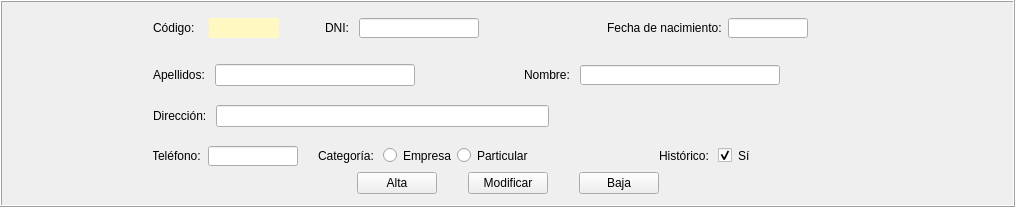
            <widget class="QFrame" name="frameFormulario">
             <property name="sizePolicy">
              <sizepolicy hsizetype="Fixed" vsizetype="Ignored">
               <horstretch>1</horstretch>
               <verstretch>2</verstretch>
              </sizepolicy>
             </property>
             <property name="minimumSize">
              <size>
               <width>400</width>
               <height>20</height>
              </size>
             </property>
             <property name="maximumSize">
              <size>
               <width>2048</width>
               <height>300</height>
              </size>
             </property>
             <property name="layoutDirection">
              <enum>Qt::LeftToRight</enum>
             </property>
             <property name="styleSheet">
              <string notr="true">border-color: rgb(255, 253, 225);</string>
             </property>
             <property name="frameShape">
              <enum>QFrame::Box</enum>
             </property>
             <property name="frameShadow">
              <enum>QFrame::Raised</enum>
             </property>
             <layout class="QGridLayout" name="formulario_2">
              <item row="0" column="2">
               <spacer name="horizontalSpacer_15">
                <property name="orientation">
                 <enum>Qt::Horizontal</enum>
                </property>
                <property name="sizeHint" stdset="0">
                 <size>
                  <width>120</width>
                  <height>20</height>
                 </size>
                </property>
               </spacer>
              </item>
              <item row="0" column="0">
               <spacer name="horizontalSpacer_11">
                <property name="orientation">
                 <enum>Qt::Horizontal</enum>
                </property>
                <property name="sizeHint" stdset="0">
                 <size>
                  <width>120</width>
                  <height>20</height>
                 </size>
                </property>
               </spacer>
              </item>
              <item row="1" column="1">
               <layout class="QHBoxLayout" name="horizontalLayout_2">
                <property name="spacing">
                 <number>1</number>
                </property>
                <property name="sizeConstraint">
                 <enum>QLayout::SetDefaultConstraint</enum>
                </property>
                <item>
                 <spacer name="horizontalSpacer_4">
                  <property name="orientation">
                   <enum>Qt::Horizontal</enum>
                  </property>
                  <property name="sizeHint" stdset="0">
                   <size>
                    <width>40</width>
                    <height>20</height>
                   </size>
                  </property>
                 </spacer>
                </item>
                <item>
                 <widget class="QPushButton" name="btnAlta">
                  <property name="minimumSize">
                   <size>
                    <width>75</width>
                    <height>20</height>
                   </size>
                  </property>
                  <property name="maximumSize">
                   <size>
                    <width>80</width>
                    <height>16777215</height>
                   </size>
                  </property>
                  <property name="text">
                   <string>Alta</string>
                  </property>
                 </widget>
                </item>
                <item>
                 <spacer name="horizontalSpacer_5">
                  <property name="orientation">
                   <enum>Qt::Horizontal</enum>
                  </property>
                  <property name="sizeType">
                   <enum>QSizePolicy::Fixed</enum>
                  </property>
                  <property name="sizeHint" stdset="0">
                   <size>
                    <width>30</width>
                    <height>20</height>
                   </size>
                  </property>
                 </spacer>
                </item>
                <item>
                 <widget class="QPushButton" name="btnMod">
                  <property name="minimumSize">
                   <size>
                    <width>75</width>
                    <height>20</height>
                   </size>
                  </property>
                  <property name="maximumSize">
                   <size>
                    <width>80</width>
                    <height>16777215</height>
                   </size>
                  </property>
                  <property name="text">
                   <string>Modificar</string>
                  </property>
                 </widget>
                </item>
                <item>
                 <spacer name="horizontalSpacer_6">
                  <property name="orientation">
                   <enum>Qt::Horizontal</enum>
                  </property>
                  <property name="sizeType">
                   <enum>QSizePolicy::Fixed</enum>
                  </property>
                  <property name="sizeHint" stdset="0">
                   <size>
                    <width>30</width>
                    <height>20</height>
                   </size>
                  </property>
                 </spacer>
                </item>
                <item>
                 <widget class="QPushButton" name="btnBaja">
                  <property name="minimumSize">
                   <size>
                    <width>75</width>
                    <height>20</height>
                   </size>
                  </property>
                  <property name="maximumSize">
                   <size>
                    <width>80</width>
                    <height>16777215</height>
                   </size>
                  </property>
                  <property name="text">
                   <string>Baja</string>
                  </property>
                 </widget>
                </item>
                <item>
                 <spacer name="horizontalSpacer_7">
                  <property name="orientation">
                   <enum>Qt::Horizontal</enum>
                  </property>
                  <property name="sizeHint" stdset="0">
                   <size>
                    <width>40</width>
                    <height>20</height>
                   </size>
                  </property>
                 </spacer>
                </item>
               </layout>
              </item>
              <item row="0" column="1">
               <layout class="QGridLayout" name="gridLayout_3">
                <property name="sizeConstraint">
                 <enum>QLayout::SetMinimumSize</enum>
                </property>
                <item row="0" column="0">
                 <layout class="QGridLayout" name="firstFormulario">
                  <item row="0" column="3">
                   <spacer name="horizontalSpacer_19">
                    <property name="orientation">
                     <enum>Qt::Horizontal</enum>
                    </property>
                    <property name="sizeHint" stdset="0">
                     <size>
                      <width>40</width>
                      <height>20</height>
                     </size>
                    </property>
                   </spacer>
                  </item>
                  <item row="0" column="9">
                   <widget class="QLabel" name="lblData">
                    <property name="text">
                     <string>Fecha de nacimiento:</string>
                    </property>
                   </widget>
                  </item>
                  <item row="0" column="8">
                   <spacer name="horizontalSpacer_20">
                    <property name="orientation">
                     <enum>Qt::Horizontal</enum>
                    </property>
                    <property name="sizeHint" stdset="0">
                     <size>
                      <width>40</width>
                      <height>20</height>
                     </size>
                    </property>
                   </spacer>
                  </item>
                  <item row="0" column="4">
                   <widget class="QLabel" name="lblDNI">
                    <property name="text">
                     <string>DNI: </string>
                    </property>
                   </widget>
                  </item>
                  <item row="0" column="1">
                   <widget class="QLabel" name="lblCodigo">
                    <property name="minimumSize">
                     <size>
                      <width>50</width>
                      <height>0</height>
                     </size>
                    </property>
                    <property name="text">
                     <string>Código: </string>
                    </property>
                   </widget>
                  </item>
                  <item row="0" column="7">
                   <widget class="QPushButton" name="btnBuscar">
                    <property name="maximumSize">
                     <size>
                      <width>30</width>
                      <height>30</height>
                     </size>
                    </property>
                    <property name="text">
                     <string/>
                    </property>
                    <property name="icon">
                     <iconset>
                      <normaloff>../../BernalMendez/img/lupa.png</normaloff>../../BernalMendez/img/lupa.png</iconset>
                    </property>
                    <property name="iconSize">
                     <size>
                      <width>24</width>
                      <height>24</height>
                     </size>
                    </property>
                    <property name="flat">
                     <bool>true</bool>
                    </property>
                   </widget>
                  </item>
                  <item row="0" column="12">
                   <widget class="QPushButton" name="btnCalendar">
                    <property name="minimumSize">
                     <size>
                      <width>28</width>
                      <height>28</height>
                     </size>
                    </property>
                    <property name="maximumSize">
                     <size>
                      <width>28</width>
                      <height>28</height>
                     </size>
                    </property>
                    <property name="text">
                     <string/>
                    </property>
                    <property name="icon">
                     <iconset>
                      <normaloff>../../BernalMendez/img/calendar.png</normaloff>../../BernalMendez/img/calendar.png</iconset>
                    </property>
                    <property name="iconSize">
                     <size>
                      <width>28</width>
                      <height>28</height>
                     </size>
                    </property>
                    <property name="flat">
                     <bool>true</bool>
                    </property>
                   </widget>
                  </item>
                  <item row="0" column="2">
                   <widget class="QLabel" name="lblCodBD">
                    <property name="minimumSize">
                     <size>
                      <width>70</width>
                      <height>20</height>
                     </size>
                    </property>
                    <property name="maximumSize">
                     <size>
                      <width>70</width>
                      <height>20</height>
                     </size>
                    </property>
                    <property name="styleSheet">
                     <string notr="true">background-color: rgb(255, 248, 192);</string>
                    </property>
                    <property name="text">
                     <string/>
                    </property>
                    <property name="alignment">
                     <set>Qt::AlignCenter</set>
                    </property>
                   </widget>
                  </item>
                  <item row="0" column="11">
                   <widget class="QLineEdit" name="txtData">
                    <property name="sizePolicy">
                     <sizepolicy hsizetype="Preferred" vsizetype="Fixed">
                      <horstretch>0</horstretch>
                      <verstretch>0</verstretch>
                     </sizepolicy>
                    </property>
                    <property name="minimumSize">
                     <size>
                      <width>80</width>
                      <height>20</height>
                     </size>
                    </property>
                    <property name="maximumSize">
                     <size>
                      <width>60</width>
                      <height>20</height>
                     </size>
                    </property>
                    <property name="alignment">
                     <set>Qt::AlignCenter</set>
                    </property>
                   </widget>
                  </item>
                  <item row="0" column="13">
                   <spacer name="horizontalSpacer_16">
                    <property name="orientation">
                     <enum>Qt::Horizontal</enum>
                    </property>
                    <property name="sizeHint" stdset="0">
                     <size>
                      <width>40</width>
                      <height>20</height>
                     </size>
                    </property>
                   </spacer>
                  </item>
                  <item row="0" column="0">
                   <spacer name="horizontalSpacer_13">
                    <property name="orientation">
                     <enum>Qt::Horizontal</enum>
                    </property>
                    <property name="sizeType">
                     <enum>QSizePolicy::Fixed</enum>
                    </property>
                    <property name="sizeHint" stdset="0">
                     <size>
                      <width>20</width>
                      <height>20</height>
                     </size>
                    </property>
                   </spacer>
                  </item>
                  <item row="0" column="5">
                   <widget class="QLineEdit" name="txtDNI">
                    <property name="minimumSize">
                     <size>
                      <width>120</width>
                      <height>20</height>
                     </size>
                    </property>
                    <property name="maximumSize">
                     <size>
                      <width>120</width>
                      <height>20</height>
                     </size>
                    </property>
                    <property name="whatsThis">
                     <string>&lt;html&gt;&lt;head/&gt;&lt;body&gt;&lt;p&gt;&lt;span style=&quot; font-weight:400;&quot;&gt;Introducir DNI&lt;/span&gt;&lt;/p&gt;&lt;/body&gt;&lt;/html&gt;</string>
                    </property>
                    <property name="alignment">
                     <set>Qt::AlignCenter</set>
                    </property>
                   </widget>
                  </item>
                  <item row="0" column="6">
                   <widget class="QLabel" name="lblValidardni">
                    <property name="minimumSize">
                     <size>
                      <width>40</width>
                      <height>30</height>
                     </size>
                    </property>
                    <property name="maximumSize">
                     <size>
                      <width>50</width>
                      <height>30</height>
                     </size>
                    </property>
                    <property name="font">
                     <font>
                      <family>Segoe Print</family>
                      <pointsize>14</pointsize>
                     </font>
                    </property>
                    <property name="text">
                     <string/>
                    </property>
                    <property name="alignment">
                     <set>Qt::AlignLeading|Qt::AlignLeft|Qt::AlignVCenter</set>
                    </property>
                   </widget>
                  </item>
                 </layout>
                </item>
                <item row="1" column="0">
                 <spacer name="verticalSpacer">
                  <property name="orientation">
                   <enum>Qt::Vertical</enum>
                  </property>
                  <property name="sizeType">
                   <enum>QSizePolicy::Fixed</enum>
                  </property>
                  <property name="sizeHint" stdset="0">
                   <size>
                    <width>20</width>
                    <height>15</height>
                   </size>
                  </property>
                 </spacer>
                </item>
                <item row="2" column="0">
                 <layout class="QGridLayout" name="gridLayout_4">
                  <property name="sizeConstraint">
                   <enum>QLayout::SetMaximumSize</enum>
                  </property>
                  <item row="0" column="4">
                   <widget class="QLabel" name="lblNombre">
                    <property name="text">
                     <string>Nombre: </string>
                    </property>
                   </widget>
                  </item>
                  <item row="0" column="6">
                   <spacer name="horizontalSpacer_18">
                    <property name="orientation">
                     <enum>Qt::Horizontal</enum>
                    </property>
                    <property name="sizeHint" stdset="0">
                     <size>
                      <width>40</width>
                      <height>20</height>
                     </size>
                    </property>
                   </spacer>
                  </item>
                  <item row="0" column="2">
                   <widget class="QLineEdit" name="txtApel">
                    <property name="minimumSize">
                     <size>
                      <width>200</width>
                      <height>20</height>
                     </size>
                    </property>
                    <property name="cursorPosition">
                     <number>0</number>
                    </property>
                   </widget>
                  </item>
                  <item row="0" column="3">
                   <spacer name="horizontalSpacer_8">
                    <property name="orientation">
                     <enum>Qt::Horizontal</enum>
                    </property>
                    <property name="sizeHint" stdset="0">
                     <size>
                      <width>40</width>
                      <height>20</height>
                     </size>
                    </property>
                   </spacer>
                  </item>
                  <item row="0" column="5">
                   <widget class="QLineEdit" name="txtNombre">
                    <property name="minimumSize">
                     <size>
                      <width>200</width>
                      <height>20</height>
                     </size>
                    </property>
                    <property name="maximumSize">
                     <size>
                      <width>16777215</width>
                      <height>20</height>
                     </size>
                    </property>
                   </widget>
                  </item>
                  <item row="0" column="1">
                   <widget class="QLabel" name="lblApel">
                    <property name="minimumSize">
                     <size>
                      <width>50</width>
                      <height>0</height>
                     </size>
                    </property>
                    <property name="text">
                     <string>Apellidos: </string>
                    </property>
                   </widget>
                  </item>
                  <item row="0" column="0">
                   <spacer name="horizontalSpacer_17">
                    <property name="orientation">
                     <enum>Qt::Horizontal</enum>
                    </property>
                    <property name="sizeType">
                     <enum>QSizePolicy::Fixed</enum>
                    </property>
                    <property name="sizeHint" stdset="0">
                     <size>
                      <width>20</width>
                      <height>20</height>
                     </size>
                    </property>
                   </spacer>
                  </item>
                 </layout>
                </item>
                <item row="3" column="0">
                 <spacer name="verticalSpacer_2">
                  <property name="orientation">
                   <enum>Qt::Vertical</enum>
                  </property>
                  <property name="sizeType">
                   <enum>QSizePolicy::Fixed</enum>
                  </property>
                  <property name="sizeHint" stdset="0">
                   <size>
                    <width>13</width>
                    <height>13</height>
                   </size>
                  </property>
                 </spacer>
                </item>
                <item row="4" column="0">
                 <layout class="QGridLayout" name="gridDireccion">
                  <item row="0" column="0">
                   <spacer name="horizontalSpacer_21">
                    <property name="orientation">
                     <enum>Qt::Horizontal</enum>
                    </property>
                    <property name="sizeType">
                     <enum>QSizePolicy::Fixed</enum>
                    </property>
                    <property name="sizeHint" stdset="0">
                     <size>
                      <width>20</width>
                      <height>20</height>
                     </size>
                    </property>
                   </spacer>
                  </item>
                  <item row="0" column="2">
                   <widget class="QLineEdit" name="txtDir">
                    <property name="sizePolicy">
                     <sizepolicy hsizetype="Expanding" vsizetype="Fixed">
                      <horstretch>0</horstretch>
                      <verstretch>0</verstretch>
                     </sizepolicy>
                    </property>
                    <property name="minimumSize">
                     <size>
                      <width>200</width>
                      <height>20</height>
                     </size>
                    </property>
                   </widget>
                  </item>
                  <item row="0" column="3">
                   <spacer name="horizontalSpacer_9">
                    <property name="orientation">
                     <enum>Qt::Horizontal</enum>
                    </property>
                    <property name="sizeHint" stdset="0">
                     <size>
                      <width>40</width>
                      <height>20</height>
                     </size>
                    </property>
                   </spacer>
                  </item>
                  <item row="0" column="1">
                   <widget class="QLabel" name="lblDir">
                    <property name="minimumSize">
                     <size>
                      <width>50</width>
                      <height>0</height>
                     </size>
                    </property>
                    <property name="text">
                     <string>Dirección: </string>
                    </property>
                   </widget>
                  </item>
                 </layout>
                </item>
                <item row="5" column="0">
                 <spacer name="verticalSpacer_3">
                  <property name="orientation">
                   <enum>Qt::Vertical</enum>
                  </property>
                  <property name="sizeType">
                   <enum>QSizePolicy::Fixed</enum>
                  </property>
                  <property name="sizeHint" stdset="0">
                   <size>
                    <width>20</width>
                    <height>13</height>
                   </size>
                  </property>
                 </spacer>
                </item>
                <item row="6" column="0">
                 <layout class="QGridLayout" name="gridLayout_6" columnstretch="0,0,0,0,0,0,0,0,0,0,0,0,0,0,0,0">
                  <property name="sizeConstraint">
                   <enum>QLayout::SetMinimumSize</enum>
                  </property>
                  <property name="leftMargin">
                   <number>0</number>
                  </property>
                  <property name="horizontalSpacing">
                   <number>0</number>
                  </property>
                  <item row="0" column="8">
                   <spacer name="horizontalSpacer_23">
                    <property name="orientation">
                     <enum>Qt::Horizontal</enum>
                    </property>
                    <property name="sizeType">
                     <enum>QSizePolicy::Fixed</enum>
                    </property>
                    <property name="sizeHint" stdset="0">
                     <size>
                      <width>5</width>
                      <height>20</height>
                     </size>
                    </property>
                   </spacer>
                  </item>
                  <item row="0" column="13">
                   <spacer name="horizontalSpacer_24">
                    <property name="orientation">
                     <enum>Qt::Horizontal</enum>
                    </property>
                    <property name="sizeType">
                     <enum>QSizePolicy::Fixed</enum>
                    </property>
                    <property name="sizeHint" stdset="0">
                     <size>
                      <width>5</width>
                      <height>20</height>
                     </size>
                    </property>
                   </spacer>
                  </item>
                  <item row="0" column="11">
                   <widget class="QLabel" name="lblHistorico">
                    <property name="text">
                     <string>Histórico: </string>
                    </property>
                   </widget>
                  </item>
                  <item row="0" column="3">
                   <widget class="QLineEdit" name="txtMovil">
                    <property name="minimumSize">
                     <size>
                      <width>90</width>
                      <height>20</height>
                     </size>
                    </property>
                    <property name="maximumSize">
                     <size>
                      <width>80</width>
                      <height>20</height>
                     </size>
                    </property>
                    <property name="alignment">
                     <set>Qt::AlignCenter</set>
                    </property>
                   </widget>
                  </item>
                  <item row="0" column="5">
                   <widget class="QLabel" name="lblCategoria">
                    <property name="text">
                     <string>Categoría: </string>
                    </property>
                   </widget>
                  </item>
                  <item row="0" column="1">
                   <widget class="QLabel" name="lblMovil">
                    <property name="minimumSize">
                     <size>
                      <width>50</width>
                      <height>0</height>
                     </size>
                    </property>
                    <property name="maximumSize">
                     <size>
                      <width>50</width>
                      <height>20</height>
                     </size>
                    </property>
                    <property name="text">
                     <string>Teléfono: </string>
                    </property>
                    <property name="alignment">
                     <set>Qt::AlignCenter</set>
                    </property>
                   </widget>
                  </item>
                  <item row="0" column="10">
                   <spacer name="horizontalSpacer_22">
                    <property name="orientation">
                     <enum>Qt::Horizontal</enum>
                    </property>
                    <property name="sizeHint" stdset="0">
                     <size>
                      <width>40</width>
                      <height>20</height>
                     </size>
                    </property>
                   </spacer>
                  </item>
                  <item row="0" column="4">
                   <spacer name="horizontalSpacer_14">
                    <property name="orientation">
                     <enum>Qt::Horizontal</enum>
                    </property>
                    <property name="sizeType">
                     <enum>QSizePolicy::Fixed</enum>
                    </property>
                    <property name="sizeHint" stdset="0">
                     <size>
                      <width>20</width>
                      <height>20</height>
                     </size>
                    </property>
                   </spacer>
                  </item>
                  <item row="0" column="0">
                   <spacer name="horizontalSpacer_12">
                    <property name="orientation">
                     <enum>Qt::Horizontal</enum>
                    </property>
                    <property name="sizeType">
                     <enum>QSizePolicy::Fixed</enum>
                    </property>
                    <property name="sizeHint" stdset="0">
                     <size>
                      <width>20</width>
                      <height>20</height>
                     </size>
                    </property>
                   </spacer>
                  </item>
                  <item row="0" column="9">
                   <widget class="QRadioButton" name="rbtnParticular">
                    <property name="text">
                     <string>Particular</string>
                    </property>
                   </widget>
                  </item>
                  <item row="0" column="7">
                   <widget class="QRadioButton" name="rbtnEmpresa">
                    <property name="text">
                     <string>Empresa</string>
                    </property>
                   </widget>
                  </item>
                  <item row="0" column="14">
                   <widget class="QCheckBox" name="chkHistorico">
                    <property name="maximumSize">
                     <size>
                      <width>40</width>
                      <height>16777215</height>
                     </size>
                    </property>
                    <property name="autoFillBackground">
                     <bool>false</bool>
                    </property>
                    <property name="text">
                     <string>Sí</string>
                    </property>
                    <property name="checked">
                     <bool>true</bool>
                    </property>
                   </widget>
                  </item>
                  <item row="0" column="15">
                   <spacer name="horizontalSpacer_10">
                    <property name="orientation">
                     <enum>Qt::Horizontal</enum>
                    </property>
                    <property name="sizeHint" stdset="0">
                     <size>
                      <width>40</width>
                      <height>20</height>
                     </size>
                    </property>
                   </spacer>
                  </item>
                  <item row="0" column="6">
                   <spacer name="horizontalSpacer_25">
                    <property name="orientation">
                     <enum>Qt::Horizontal</enum>
                    </property>
                    <property name="sizeType">
                     <enum>QSizePolicy::Fixed</enum>
                    </property>
                    <property name="sizeHint" stdset="0">
                     <size>
                      <width>5</width>
                      <height>20</height>
                     </size>
                    </property>
                   </spacer>
                  </item>
                  <item row="0" column="2">
                   <spacer name="horizontalSpacer_26">
                    <property name="orientation">
                     <enum>Qt::Horizontal</enum>
                    </property>
                    <property name="sizeType">
                     <enum>QSizePolicy::Fixed</enum>
                    </property>
                    <property name="sizeHint" stdset="0">
                     <size>
                      <width>5</width>
                      <height>20</height>
                     </size>
                    </property>
                   </spacer>
                  </item>
                 </layout>
                </item>
                <item row="7" column="0">
                 <layout class="QGridLayout" name="gridLayout_7" columnstretch="0">
                  <property name="sizeConstraint">
                   <enum>QLayout::SetFixedSize</enum>
                  </property>
                  <property name="leftMargin">
                   <number>0</number>
                  </property>
                  <property name="horizontalSpacing">
                   <number>0</number>
                  </property>
                 </layout>
                </item>
               </layout>
              </item>
             </layout>
            </widget>
